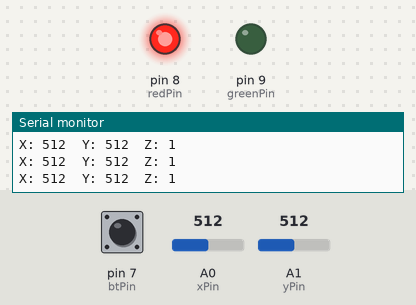
A sketch run on a simulated Arduino Uno, built with avr-gcc and run on an emulated ATmega328P. Parts: output pins drawn as LEDs (lit = HIGH), the last lines printed to the serial monitor. Inputs (shaded band) come from the test bench; at power-on: A0 (xPin) = 512, pin 7 (btPin) HIGH, A1 (yPin) = 512.

Above: at 1.2 s.
1.3 s: A0 (xPin) set to 536
At 2.1 s:
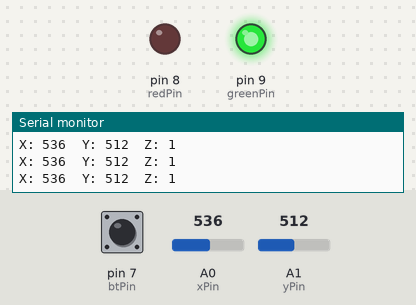
2.8 s: A0 (xPin) set to 512
At 3.7 s:
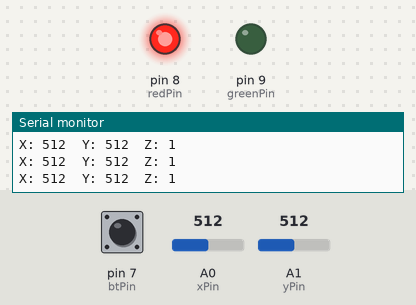
7.3 s: A0 (xPin) set to 532
At 8.5 s:
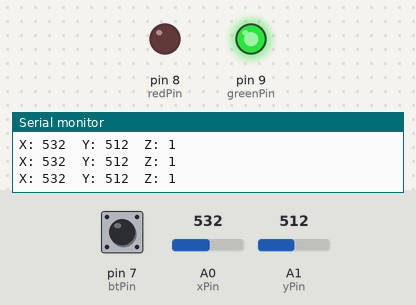
Timing chart, 0 to 9.8 s (numbered marks = the images above; inputs shaded):
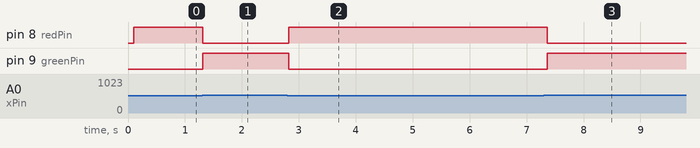

The sketch:

Joystick_PS2.ino
```cpp
/*********************************************
 * 湖南创乐博智能科技有限公司
 * name:Joystick PS2
 * function:push the joystick and the coordinates of X and Y axes displayed on Serial Monitor will change accordingly;
 * press down the joystick, and the coordinate of Z=0 will also be displayed.
 connection:
 Joystick PS2                 Arduino Uno R3
 GND	                      GND
 VCC	                      5V
 SW	                      7
 x	                      A0
 y	                      A1
 ***********************************************/

const int xPin = A0;     //X attach to A0
const int yPin = A1;     //Y attach to A1
const int btPin = 7;     //Bt attach to digital 7
const int redPin = 8;
const int greenPin = 9;

void setup()
{
  pinMode(btPin,INPUT); //set btpin as INPUT
  pinMode(redPin,OUTPUT);
  pinMode(greenPin,OUTPUT);
  digitalWrite(btPin, HIGH); //and HIGH
  Serial.begin(9600); //initialize serial
}

void loop()
{
  Serial.print("X: ");//print "X: "
  Serial.print(analogRead(xPin),DEC); //read the value of A0 and print it in decimal
  Serial.print("\tY: "); //print "Y: "
  Serial.print(analogRead(yPin),DEC); //read the value of A1 and print it in decimal
  Serial.print("\tZ: "); //print "Z: "
  Serial.println(digitalRead(btPin)); ////read the value of pin7 and print it
  delay(100);//delay 100ms
  if (analogRead(xPin) < 522)
  {
    digitalWrite(redPin, HIGH);
    digitalWrite(greenPin, LOW);
  }
  else
  {
    digitalWrite(redPin, LOW);
    digitalWrite(greenPin, HIGH);
  }


}
```

Measured:
- the behaviour switches between 521 and 522 on A0 (xPin) (found by bisection; images 0 and 1)
- after the input at 1.3 s, pin 8 (redPin): HIGH → LOW at once; pin 9 (greenPin): LOW → HIGH at once
- after the input at 2.8 s, pin 8 (redPin): LOW → HIGH at once; pin 9 (greenPin): HIGH → LOW at once
- after the input at 7.3 s, pin 8 (redPin): HIGH → LOW after 0.06 s; pin 9 (greenPin): LOW → HIGH after 0.06 s
